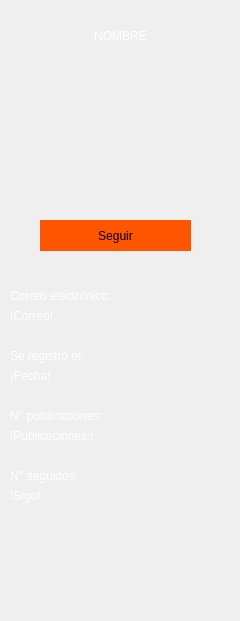
       <widget class="QWidget" name="scrollPubGeneral_4">
        <property name="geometry">
         <rect>
          <x>0</x>
          <y>0</y>
          <width>240</width>
          <height>621</height>
         </rect>
        </property>
        <widget class="QPushButton" name="iError_4">
         <property name="geometry">
          <rect>
           <x>720</x>
           <y>290</y>
           <width>411</width>
           <height>21</height>
          </rect>
         </property>
         <property name="font">
          <font>
           <family>MS Shell Dlg 2</family>
           <pointsize>9</pointsize>
           <weight>9</weight>
           <italic>false</italic>
           <bold>false</bold>
          </font>
         </property>
         <property name="cursor">
          <cursorShape>ArrowCursor</cursorShape>
         </property>
         <property name="styleSheet">
          <string notr="true">background:transparent;
border: none;
font: 75 9pt &quot;MS Shell Dlg 2&quot;;
color: rgb(255, 0, 4);</string>
         </property>
         <property name="text">
          <string>ERROR</string>
         </property>
        </widget>
        <widget class="QLabel" name="pName">
         <property name="geometry">
          <rect>
           <x>0</x>
           <y>20</y>
           <width>241</width>
           <height>31</height>
          </rect>
         </property>
         <property name="styleSheet">
          <string notr="true">background:transparent;
border: none;
color:#FFFFFF;
font: 15pt &quot;Century Gothic&quot;;</string>
         </property>
         <property name="text">
          <string>NOMBRE</string>
         </property>
         <property name="alignment">
          <set>Qt::AlignCenter</set>
         </property>
         <property name="indent">
          <number>6</number>
         </property>
        </widget>
        <widget class="QLabel" name="lblPhotoUserLoggedIn">
         <property name="geometry">
          <rect>
           <x>40</x>
           <y>70</y>
           <width>151</width>
           <height>131</height>
          </rect>
         </property>
         <property name="styleSheet">
          <string notr="true">image: url(:/avatar - square.png);
border-color: rgb(255, 255, 255);
color:#FFFFFF;
font: 11pt &quot;Century Gothic&quot;;</string>
         </property>
         <property name="text">
          <string/>
         </property>
         <property name="scaledContents">
          <bool>true</bool>
         </property>
         <property name="alignment">
          <set>Qt::AlignCenter</set>
         </property>
        </widget>
        <widget class="QLabel" name="label_19">
         <property name="geometry">
          <rect>
           <x>10</x>
           <y>280</y>
           <width>151</width>
           <height>31</height>
          </rect>
         </property>
         <property name="styleSheet">
          <string notr="true">background:transparent;
border: none;
color:#FFFFFF;
font: 11pt &quot;Century Gothic&quot;;</string>
         </property>
         <property name="text">
          <string>Correo electrónico:</string>
         </property>
         <property name="alignment">
          <set>Qt::AlignLeading|Qt::AlignLeft|Qt::AlignVCenter</set>
         </property>
        </widget>
        <widget class="QLabel" name="pEmail">
         <property name="geometry">
          <rect>
           <x>10</x>
           <y>300</y>
           <width>211</width>
           <height>31</height>
          </rect>
         </property>
         <property name="styleSheet">
          <string notr="true">background:transparent;
border: none;
color:#FFFFFF;
font: 11pt &quot;Century Gothic&quot;;</string>
         </property>
         <property name="text">
          <string>!Correo!</string>
         </property>
         <property name="alignment">
          <set>Qt::AlignLeading|Qt::AlignLeft|Qt::AlignVCenter</set>
         </property>
        </widget>
        <widget class="QLabel" name="label_20">
         <property name="geometry">
          <rect>
           <x>10</x>
           <y>340</y>
           <width>151</width>
           <height>31</height>
          </rect>
         </property>
         <property name="styleSheet">
          <string notr="true">background:transparent;
border: none;
color:#FFFFFF;
font: 11pt &quot;Century Gothic&quot;;</string>
         </property>
         <property name="text">
          <string>Se registró el:</string>
         </property>
         <property name="alignment">
          <set>Qt::AlignLeading|Qt::AlignLeft|Qt::AlignVCenter</set>
         </property>
        </widget>
        <widget class="QLabel" name="pDate">
         <property name="geometry">
          <rect>
           <x>10</x>
           <y>360</y>
           <width>211</width>
           <height>31</height>
          </rect>
         </property>
         <property name="styleSheet">
          <string notr="true">background:transparent;
border: none;
color:#FFFFFF;
font: 11pt &quot;Century Gothic&quot;;</string>
         </property>
         <property name="text">
          <string>¡Fecha!</string>
         </property>
         <property name="alignment">
          <set>Qt::AlignLeading|Qt::AlignLeft|Qt::AlignVCenter</set>
         </property>
        </widget>
        <widget class="QLabel" name="label_22">
         <property name="geometry">
          <rect>
           <x>10</x>
           <y>400</y>
           <width>151</width>
           <height>31</height>
          </rect>
         </property>
         <property name="styleSheet">
          <string notr="true">background:transparent;
border: none;
color:#FFFFFF;
font: 11pt &quot;Century Gothic&quot;;</string>
         </property>
         <property name="text">
          <string>N° publicaciones:</string>
         </property>
         <property name="alignment">
          <set>Qt::AlignLeading|Qt::AlignLeft|Qt::AlignVCenter</set>
         </property>
        </widget>
        <widget class="QLabel" name="pPub">
         <property name="geometry">
          <rect>
           <x>10</x>
           <y>420</y>
           <width>211</width>
           <height>31</height>
          </rect>
         </property>
         <property name="styleSheet">
          <string notr="true">background:transparent;
border: none;
color:#FFFFFF;
font: 11pt &quot;Century Gothic&quot;;</string>
         </property>
         <property name="text">
          <string>!Publicaciones:!</string>
         </property>
         <property name="alignment">
          <set>Qt::AlignLeading|Qt::AlignLeft|Qt::AlignVCenter</set>
         </property>
        </widget>
        <widget class="QLabel" name="label_21">
         <property name="geometry">
          <rect>
           <x>10</x>
           <y>460</y>
           <width>191</width>
           <height>31</height>
          </rect>
         </property>
         <property name="styleSheet">
          <string notr="true">background:transparent;
border: none;
color:#FFFFFF;
font: 11pt &quot;Century Gothic&quot;;</string>
         </property>
         <property name="text">
          <string>N° seguidos:</string>
         </property>
         <property name="alignment">
          <set>Qt::AlignLeading|Qt::AlignLeft|Qt::AlignVCenter</set>
         </property>
        </widget>
        <widget class="QLabel" name="pFollow">
         <property name="geometry">
          <rect>
           <x>10</x>
           <y>480</y>
           <width>211</width>
           <height>31</height>
          </rect>
         </property>
         <property name="styleSheet">
          <string notr="true">background:transparent;
border: none;
color:#FFFFFF;
font: 11pt &quot;Century Gothic&quot;;</string>
         </property>
         <property name="text">
          <string>!Sigo!</string>
         </property>
         <property name="alignment">
          <set>Qt::AlignLeading|Qt::AlignLeft|Qt::AlignVCenter</set>
         </property>
        </widget>
        <widget class="QPushButton" name="follow">
         <property name="enabled">
          <bool>true</bool>
         </property>
         <property name="geometry">
          <rect>
           <x>40</x>
           <y>220</y>
           <width>151</width>
           <height>31</height>
          </rect>
         </property>
         <property name="styleSheet">
          <string notr="true">background-color: rgb(255, 85, 0);
border-radius: 20px;
font: 11pt &quot;Century Gothic&quot;;
color: rgb(0, 0, 0);</string>
         </property>
         <property name="text">
          <string>Seguir</string>
         </property>
        </widget>
        <widget class="QLabel" name="heart">
         <property name="geometry">
          <rect>
           <x>100</x>
           <y>220</y>
           <width>41</width>
           <height>31</height>
          </rect>
         </property>
         <property name="styleSheet">
          <string notr="true">font: 87 22pt &quot;Font Awesome 5 Free Solid&quot;;
color: rgb(255, 85, 0);
background:transparent;</string>
         </property>
         <property name="text">
          <string>heart</string>
         </property>
        </widget>
        <widget class="QLabel" name="lblPhotoOtherUser">
         <property name="geometry">
          <rect>
           <x>40</x>
           <y>70</y>
           <width>151</width>
           <height>131</height>
          </rect>
         </property>
         <property name="styleSheet">
          <string notr="true">image: url(:/avatar - square.png);
border-color: rgb(255, 255, 255);
color:#FFFFFF;
font: 11pt &quot;Century Gothic&quot;;</string>
         </property>
         <property name="text">
          <string/>
         </property>
         <property name="scaledContents">
          <bool>true</bool>
         </property>
         <property name="alignment">
          <set>Qt::AlignCenter</set>
         </property>
        </widget>
        <zorder>heart</zorder>
        <zorder>iError_4</zorder>
        <zorder>pName</zorder>
        <zorder>lblPhotoUserLoggedIn</zorder>
        <zorder>label_19</zorder>
        <zorder>pEmail</zorder>
        <zorder>label_20</zorder>
        <zorder>pDate</zorder>
        <zorder>label_22</zorder>
        <zorder>pPub</zorder>
        <zorder>label_21</zorder>
        <zorder>pFollow</zorder>
        <zorder>follow</zorder>
        <zorder>lblPhotoOtherUser</zorder>
       </widget>
